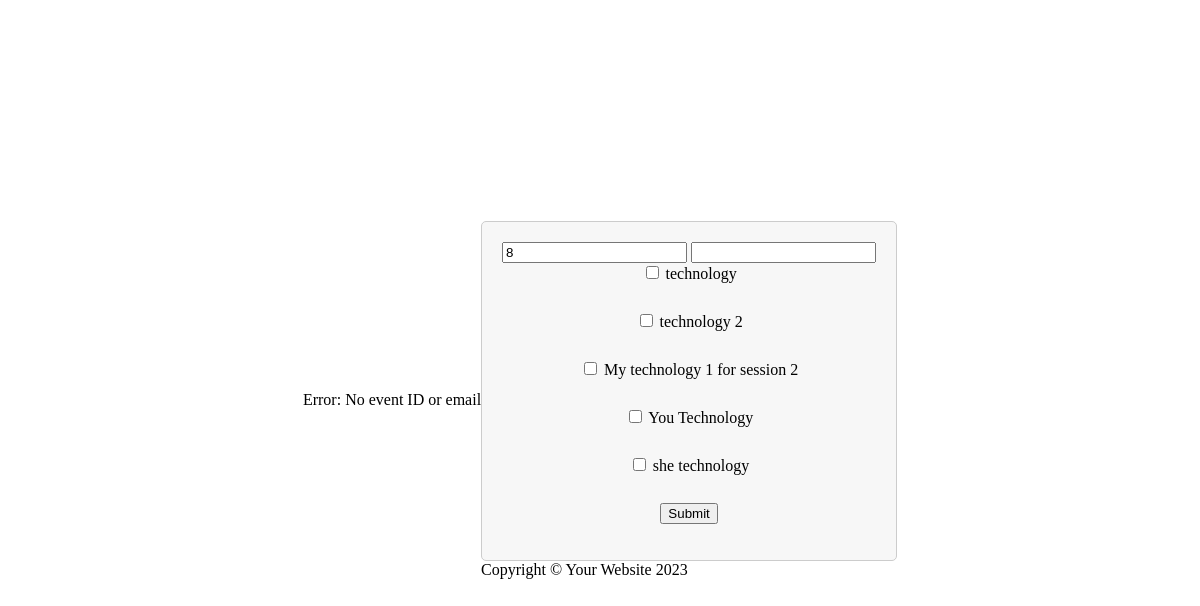
The app's page /sample-recommendation.php?eventID=8 with its own data.
### tables this page shows
CREATE TABLE `technologies` (
  `technology_id` int(11) NOT NULL,
  `event_id` int(11) NOT NULL,
  `session_id` int(11) NOT NULL,
  `technology_name` varchar(255) NOT NULL
);

### connection.php (called while the page is built, shortened)
<?php
	function getRecord($con, $strSql){
		$arrRec = [];
		$i = 0;
		if ($rs = mysqli_query($con, $strSql)) {
			if(mysqli_num_rows($rs) > 0) {
				while($rec = mysqli_fetch_array($rs)){
					foreach ($rec as $key => $value) {
						$arrRec[$i][$key] = $value;
					}
					$i++;
				}
			}
		}
		else
			die("ERROR: Could not Execute your request!");
		return $arrRec;
		}
?>

### sample-recommendation.php (the view, shortened to what this page needs)
<?php
    include 'connection.php';
    $event_id = isset($_GET['eventID']) ? $_GET['eventID'] : null;
    $email = isset($_GET['email']) ? $_GET['email'] : null;
    try {
        if ($event_id !== null && $email !== null) {
            $connection = openConnection();
            $strSql = "SELECT * FROM participants where event_id = '$event_id' and email = '$email'";
            $result = mysqli_query($connection, $strSql);
            if ($result) {
                if (mysqli_num_rows($result) > 0) {
                    $reqPersons = mysqli_fetch_array($result);
                    mysqli_free_result($result);
                }
            }
        } else {
            throw new Exception('No event ID or email');
        }
    } catch (Exception $e) {
        echo 'Error: ' . $e->getMessage();
    }
?>
<body id="page-top">
    <div id="wrapper">
        <div id="content-wrapper" class="d-flex flex-column">
                <div id="content">
                    <?php
                        if ($reqPersons['status'] == 1) {
                            echo "You already answered the form";
                        }
                        else{ ?>
                            <form method="post">
                                <input type="text" value="<?php echo $_GET['eventID'] ?>" name="event_id">
                                <input type="text" value="<?php echo $_GET['email'] ?>" name="email">
                                <?php
                                $con = openConnection();
                                $strSql = "SELECT * FROM technologies where event_id = '$event_id'";
                                $result = getRecord($con, $strSql);
                                foreach ($result as $key => $value) {
                                    echo '<label>';
                                    echo '<input type="checkbox" name="technology[]" value="' . $value['technology_id'] . '"> ' . $value['technology_name'];
                                    echo '</label>';
                                    $techId = $value['technology_id'];
                                    echo '<select class="tech-dropdown" name="dropdown_' . $techId . '">';
                                    echo '</select><br>';
                                }
                                ?>
                                <input type="submit" name="btnSubmit">
                            </form>
                       <?php }
                    ?>
                </div>
            <footer class="sticky-footer bg-white">
                <div class="container my-auto">
                    <div class="copyright text-center my-auto">
                        <span>Copyright &copy; Your Website 2023</span>
                    </div>
                </div>
            </footer>
        </div>
    </div>
</body>

### sample-recommendation.php (style rules this page uses)
body { display: flex; justify-content: center; align-items: center; height: 100vh; margin: 0; }
label { display: block; margin-bottom: 10px; }
#content { text-align: center; padding: 20px; border: 1px solid #ccc; background-color: #f7f7f7; border-radius: 5px; }

### records on screen
technologies: technology_name "technology"
technologies: technology_name "technology 2"
technologies: technology_name "My technology 1 for session 2"
technologies: technology_name "You Technology"
technologies: technology_name "she technology"

### other values on screen
$e->getMessage() "No event ID or email"
